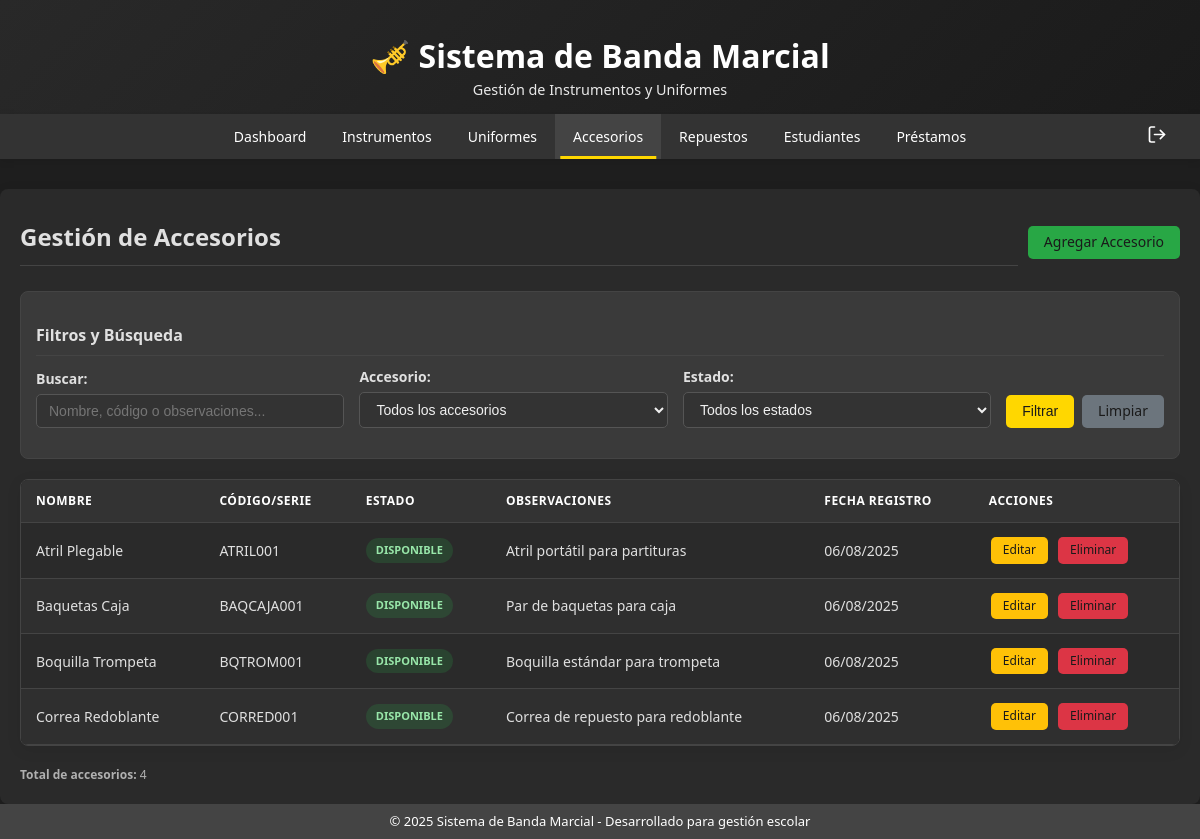
The app's page /modules/accesorios/index.php (signed in) with its own data.
### tables this page shows
CREATE TABLE accesorios (
  id INT AUTO_INCREMENT PRIMARY KEY,
  nombre VARCHAR(100) NOT NULL,
  codigo_serie VARCHAR(50) UNIQUE NOT NULL,  
  estado ENUM('Disponible', 'Prestado', 'Dañado', 'En reparación') DEFAULT 'Disponible',  
  observaciones TEXT,
  fecha_registro TIMESTAMP DEFAULT CURRENT_TIMESTAMP,
  fecha_actualizacion TIMESTAMP DEFAULT CURRENT_TIMESTAMP ON UPDATE CURRENT_TIMESTAMP
);

### modules/accesorios/index.php (the view, shortened to what this page needs)
<?php
require_once '../../includes/header.php';
$conn = getDBConnection();
$buscar = isset($_GET['buscar']) ? $_GET['buscar'] : '';
$sql = "SELECT * FROM accesorios WHERE 1=1";
$params = [];
$sql .= " ORDER BY nombre, codigo_serie";
try {
    $stmt = $conn->prepare($sql);
    $stmt->execute($params);
    $accesorios = $stmt->fetchAll(PDO::FETCH_ASSOC);
} catch(PDOException $e) {
    echo "Error: " . $e->getMessage();
}
?>
<div class="main-content">
    <div class="header-actions">
        <h2>Gestión de Accesorios</h2>
        <div class="btn-group">
            <a href="crear.php" class="btn btn-success">Agregar Accesorio</a>
        </div>
    </div>
    <div class="filters">
        <h3>Filtros y Búsqueda</h3>
        <form method="GET">
            <div class="form-row">
                <div class="form-group">
                    <label>Buscar:</label>
                    <input type="text" name="buscar" class="form-control" placeholder="Nombre, código o observaciones..." value="<?php echo htmlspecialchars($buscar); ?>">
                </div>
                <div class="form-group">
                    <label>Accesorio:</label>
                    <select name="nombre" class="form-control">
                        <option value="">Todos los accesorios</option>
                    </select>
                </div>
                <div class="form-group">
                    <label>Estado:</label>
                    <select name="estado" class="form-control">
                        <option value="">Todos los estados</option>
                    </select>
                </div>
                <div class="form-group">
                    <div class="btn-group">
                        <button type="submit" class="btn">Filtrar</button>
                        <a href="index.php" class="btn btn-secondary">Limpiar</a>
                    </div>
                </div>
            </div>
        </form>
    </div>
    <div class="table-container">
        <table id="tabla-datos">
            <thead>
                <tr>
                    <th>Nombre</th>
                    <th>Código/Serie</th>
                    <th>Estado</th>
                    <th>Observaciones</th>
                    <th>Fecha Registro</th>
                    <th>Acciones</th>
                </tr>
            </thead>
            <tbody>
                <?php if (empty($accesorios)): ?>
                <tr>
                    <td colspan="6" class="no-results-cell">
                        No se encontraron accesorios con los filtros aplicados.
                    </td>
                </tr>
                <?php else: ?>
                <?php foreach ($accesorios as $accesorio): ?>
                <tr>
                    <td><?php echo htmlspecialchars($accesorio['nombre']); ?></td>
                    <td><?php echo htmlspecialchars($accesorio['codigo_serie']); ?></td>
                    <td>
                        <span class="estado estado-<?php echo strtolower(str_replace(' ', '-', $accesorio['estado'])); ?>">
                            <?php echo $accesorio['estado']; ?>
                        </span>
                    </td>
                    <td><?php echo htmlspecialchars($accesorio['observaciones']); ?></td>
                    <td><?php echo date('d/m/Y', strtotime($accesorio['fecha_registro'])); ?></td>
                    <td>
                        <div class="table-actions">
                            <a href="editar.php?id=<?php echo $accesorio['id']; ?>" class="btn btn-warning">Editar</a>
                            <a href="eliminar.php?id=<?php echo $accesorio['id']; ?>" class="btn btn-danger" onclick="return confirmarEliminacion('¿Está seguro de eliminar este accesorio?')">Eliminar</a>
                        </div>
                    </td>
                </tr>
                <?php endforeach; ?>
                <?php endif; ?>
            </tbody>
        </table>
    </div>
    <div class="text-small text-muted">
        <strong>Total de accesorios:</strong> <?php echo count($accesorios); ?>
    </div>
</div>
<?php require_once '../../includes/footer.php'; ?>

### records on screen
accesorios: nombre "Atril Plegable", codigo_serie "ATRIL001", estado "DISPONIBLE", observaciones "Atril portátil para partituras", fecha_registro "06/08/2025"
accesorios: nombre "Baquetas Caja", codigo_serie "BAQCAJA001", estado "DISPONIBLE", observaciones "Par de baquetas para caja", fecha_registro "06/08/2025"
accesorios: nombre "Boquilla Trompeta", codigo_serie "BQTROM001", estado "DISPONIBLE", observaciones "Boquilla estándar para trompeta", fecha_registro "06/08/2025"
accesorios: nombre "Correa Redoblante", codigo_serie "CORRED001", estado "DISPONIBLE", observaciones "Correa de repuesto para redoblante", fecha_registro "06/08/2025"

### other values on screen
count($accesorios) "4"
